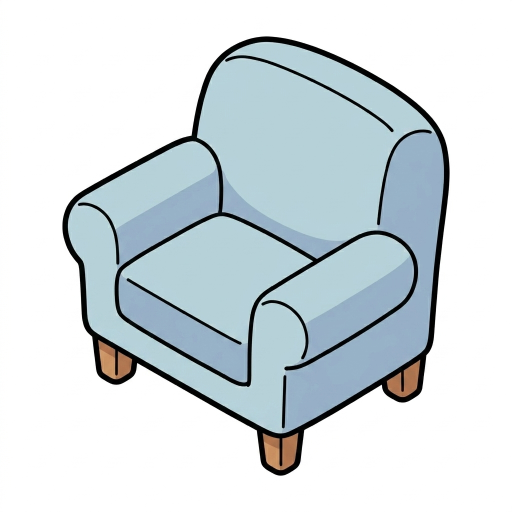
#> input picture assets/stickers/sticker_armchair.png, 1024 x 1024 px (shown at 1/2 size)
$ python -i preprocess_cozy_assets.py   (imports and definitions only)
#> lines starting #> are read from the running program, lines starting #| are printed output that depends on the picture; after the words box and inside, x2 and y2 are one past the last pixel; in counts of white or black regions, pixels touching at a corner belong together
import os
import sys
import argparse
from pathlib import Path
from typing import List, Tuple

import numpy as np
from PIL import Image
from scipy import ndimage


# Chroma-key parameters for the Stitch asset sheets. The background is a solid
# bright green (#00FF00), but JPEG/PNG compression and anti-aliasing create a
# yellow-green fringe around objects. These parameters control the chromacut-
# style keyer that removes the green while preserving the sprite edges.
CHROMA_TOLERANCE = 35   # Green-excess value above which a pixel is fully transparent.
CHROMA_SOFTNESS = 15    # Green-excess value below which a pixel is fully opaque.
CHROMA_DILATE = 1       # Expand the transparent mask by N pixels to eat fringes.

# Minimum sticker size (width/height in pixels). Anything smaller is treated
# as compression/edge noise.
MIN_STICKER_WIDTH = 40
MIN_STICKER_HEIGHT = 40
MIN_STICKER_AREA = 2000

# Padding added around extracted stickers so they are not cropped hair-tight.
STICKER_PADDING = 10

# When looking for the white divider line in a split-view room image, only
# search within the middle 40-60% of the image width.
DIVIDER_SEARCH_MARGIN = 0.4

# Large layout/example scenes are filtered out by relative size.
MAX_STICKER_AREA_RATIO = 0.15
MAX_STICKER_WIDTH_RATIO = 0.5
MAX_STICKER_HEIGHT_RATIO = 0.5


def remove_green_background(
    image: Image.Image,
    tolerance: int = CHROMA_TOLERANCE,
    softness: int = CHROMA_SOFTNESS,
    dilate: int = CHROMA_DILATE,
) -> Image.Image:
    """
    Convert an image to RGBA and make the green-screen background transparent.

    Uses a chromacut-style algorithm that protects darker foreground greens
    (plants, green fabrics) while cleanly removing the bright lime-green screen
    and its anti-aliased fringe:
      1. Compute green excess: G - max(R, B).
      2. Treat only bright green pixels (green excess + high green channel) as
         background.
      3. Build a smooth alpha ramp for those background pixels.
      4. Dilate the transparent region to eat yellow-green fringes.
      5. Despill partially-transparent edge pixels.
      6. Preserve bright white outlines/borders added by the exporter.

    Args:
        image: Input image (any mode).
        tolerance: Green-excess value above which a bright-green pixel is fully
            transparent.
        softness: Green-excess value below which a bright-green pixel is fully
            opaque.
        dilate: Number of pixels to expand the transparent mask into fringes.

    Returns:
        RGBA PIL Image with the green background made transparent.
    """
    rgb = image.convert("RGB")
    arr = np.array(rgb, dtype=np.float32)

    r, g, b = arr[:, :, 0], arr[:, :, 1], arr[:, :, 2]

    green_excess = g - np.maximum(r, b)

    # Only bright lime-green pixels are treated as background. Darker greens
    # (leaves, green fabrics) stay opaque.
    is_bright_green_screen = (green_excess > softness) & (g > 180)

    denom = max(tolerance - softness, 1e-6)
    alpha = np.ones_like(green_excess)
    alpha[is_bright_green_screen] = 1.0 - np.clip(
        (green_excess[is_bright_green_screen] - softness) / denom, 0.0, 1.0
    )

    # Expand the transparent mask into the fringe so anti-aliased green edges
    # become transparent instead of leaving a green halo.
    if dilate > 0:
        transparent = alpha < 0.5
        expanded = ndimage.binary_dilation(transparent, iterations=dilate)
        new_fringe = expanded & (alpha >= 0.5)
        alpha[new_fringe] = 0.0

    # Edge-only despill: only touch pixels that are partially transparent.
    is_edge = (alpha > 1e-3) & (alpha < 1.0 - 1e-3) & (green_excess > 0)
    g_despilled = np.where(is_edge, np.maximum(r, b), g)

    # Preserve bright white borders/outlines added by the exporter.
    brightness = (r + g + b) / 3.0
    balance = np.std(arr, axis=2)
    is_white_outline = (brightness > 240) & (balance < 15)
    g_despilled = np.where(is_white_outline, g, g_despilled)

    rgba = np.zeros((arr.shape[0], arr.shape[1], 4), dtype=np.uint8)
    rgba[:, :, 0] = r.astype(np.uint8)
    rgba[:, :, 1] = g_despilled.astype(np.uint8)
    rgba[:, :, 2] = b.astype(np.uint8)
    rgba[:, :, 3] = (alpha * 255).astype(np.uint8)

    return Image.fromarray(rgba, mode="RGBA")


def find_vertical_divider(image: Image.Image) -> int:
    """Locate the white vertical divider in a room split-view asset sheet."""
    rgb = np.array(image.convert("RGB"))
    height, width = rgb.shape[:2]

    white_mask = (
        (rgb[:, :, 0] > 240)
        & (rgb[:, :, 1] > 240)
        & (rgb[:, :, 2] > 240)
    )
    col_counts = white_mask.sum(axis=0)

    left = int(width * DIVIDER_SEARCH_MARGIN)
    right = int(width * (1 - DIVIDER_SEARCH_MARGIN))
    divider = left + int(np.argmax(col_counts[left:right]))

    return divider


def trim_transparent(image: Image.Image) -> Image.Image:
    """Crop away fully-transparent borders from an RGBA image."""
    bbox = image.getbbox()
    if bbox is None:
        return image
    return image.crop(bbox)


# [58 lines left out: function extract_stickers_from_sheet, not called in this run]


def process_room_split(image_path: Path, output_dir: Path) -> None:
    """Split a room asset sheet into room_full.png and room_bare.png."""
#> called with image_path = 'assets/stickers/sticker_armchair.png', output_dir = 'out.png'
    print(f"Processing room: {image_path}")
    image = Image.open(image_path)
#> image is the input picture: PIL image 1024x1024 RGB; mean R, G, B 210.7, 219.9, 223.9

    divider = find_vertical_divider(image)
#> in find_vertical_divider, `white_mask = ( (rgb[:, :, 0] > 240) & (rgb[:, :, 1] > 240) & (rgb[:, :..`:
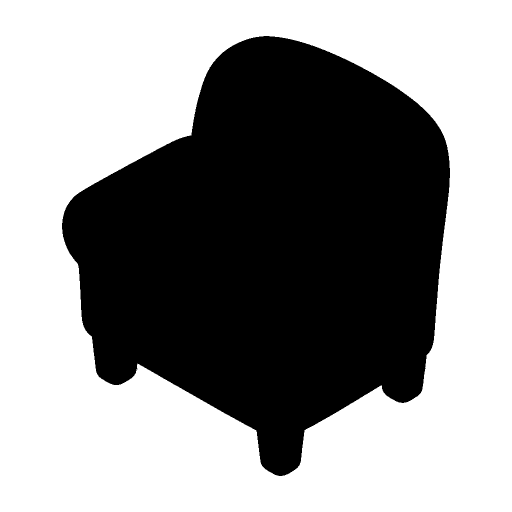
#> white_mask: shape (1024, 1024) bool (shown at 1/2 size); 57.2% white; 4 black regions (3 under 20 px), largest, box (x1, y1, x2, y2) and area: (124, 72, 900, 952) 448508
#> in find_vertical_divider, `col_counts = white_mask.sum(axis=0)`: col_counts = 1024 values, max 1024 at index 0, min 146 at index 557, mean 586
#> in find_vertical_divider, `divider = left + int(np.argmax(col_counts[left:right]))`: divider = 409
#> divider = 409
    print(f"  Divider found at x={divider}")
#|   Divider found at x=409

    rgba = remove_green_background(image)
#> in remove_green_background, `r, g, b = arr[:, :, 0], arr[:, :, 1], arr[:, :, 2]`:
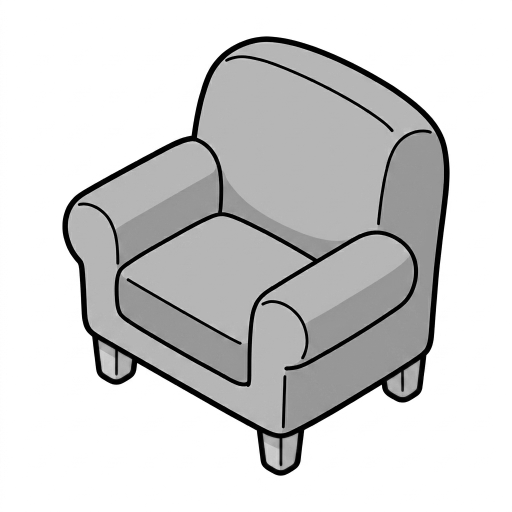
#> r: shape (1024, 1024) float32 (shown at 1/2 size); min 0, max 255, mean 210.7
#> in remove_green_background, `r, g, b = arr[:, :, 0], arr[:, :, 1], arr[:, :, 2]`:
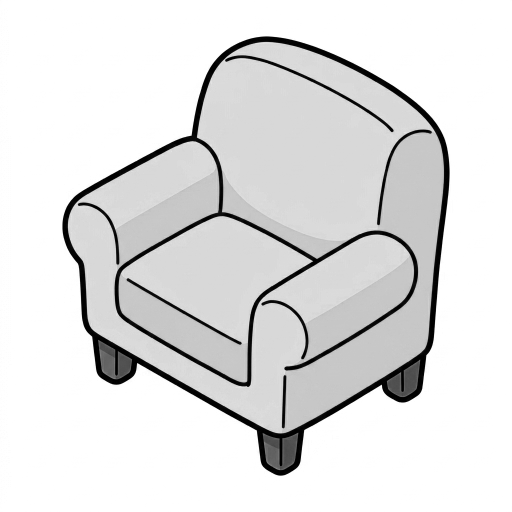
#> b: shape (1024, 1024) float32 (shown at 1/2 size); min 0, max 255, mean 223.9
#> in remove_green_background, `green_excess = g - np.maximum(r, b)`:
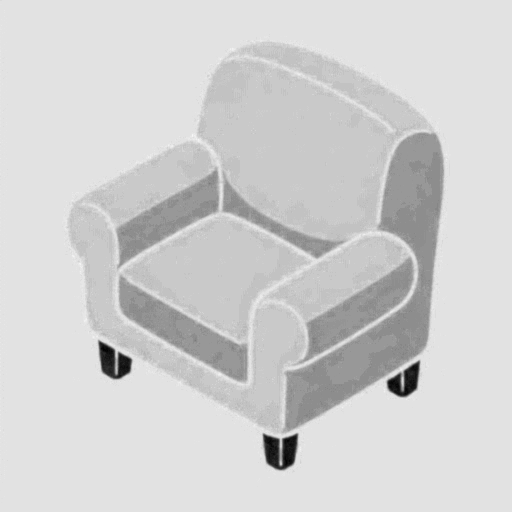
#> green_excess: shape (1024, 1024) float32 (shown at 1/2 size); min -64, max 8, mean -4.84; drawn with min black and max white
#> in remove_green_background, `is_bright_green_screen = (green_excess > softness) & (g > 180)`: is_bright_green_screen: shape (1024, 1024) bool; every value is 0
#> in remove_green_background, `alpha[is_bright_green_screen] = 1.0 - np.clip( (green_excess[is_bright..`: alpha: shape (1024, 1024) float32; every value is 1
#> in remove_green_background, `balance = np.std(arr, axis=2)`:
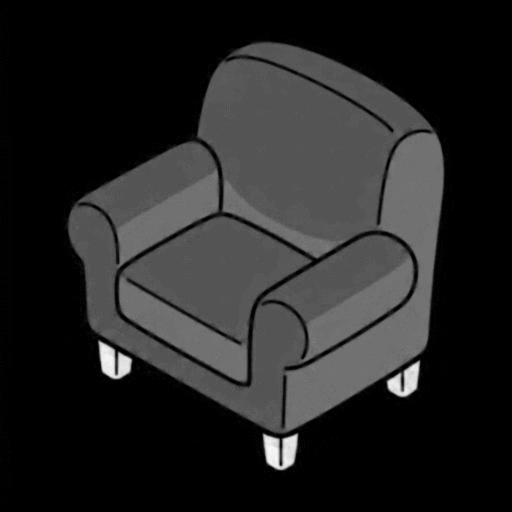
#> balance: shape (1024, 1024) float32 (shown at 1/2 size); min 0, max 44.21, mean 6.3; drawn with min black and max white
#> in remove_green_background, `is_white_outline = (brightness > 240) & (balance < 15)`: is_white_outline: shape (1024, 1024) bool; 57.2% white; 1 black region, box (x1, y1, x2, y2) and area: (124, 72, 900, 952) 448487
    left_half = rgba.crop((0, 0, divider, rgba.height))
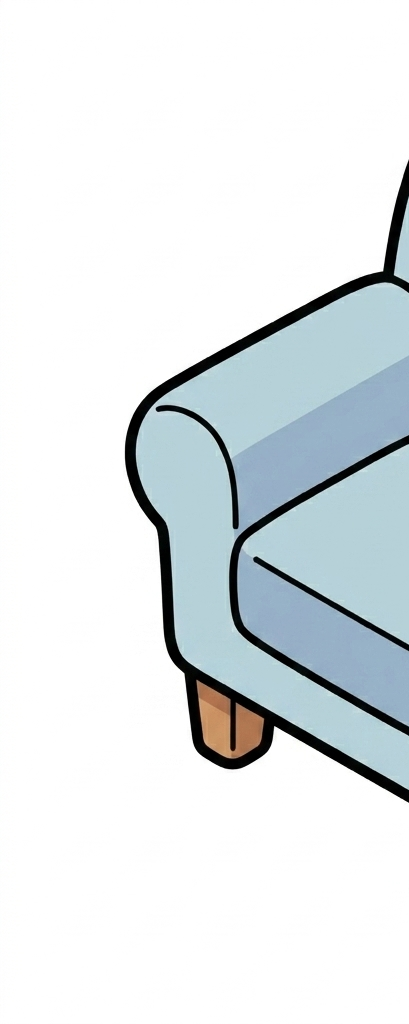
#> left_half: PIL image 409x1024 RGBA; mean R, G, B, A 225.6, 231.1, 233.3, 255
    right_half = rgba.crop((divider, 0, rgba.width, rgba.height))
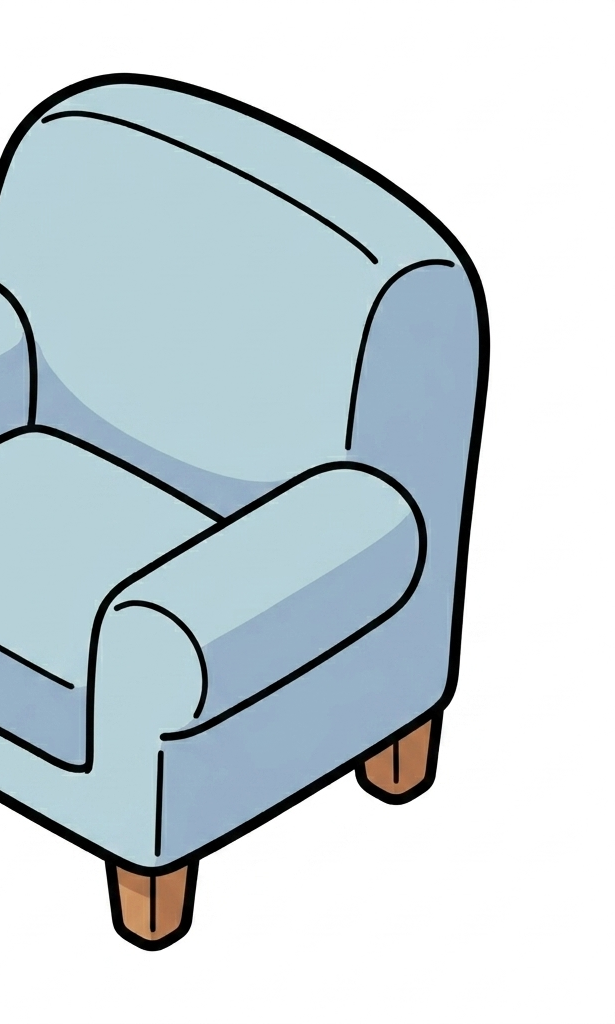
#> right_half: PIL image 615x1024 RGBA; mean R, G, B, A 200.8, 212.5, 217.7, 255

    room_full = trim_transparent(left_half)
#> in trim_transparent, `bbox = image.getbbox()`: bbox = (0, 0, 409, 1024)
    room_bare = trim_transparent(right_half)

#> (the run stopped early here; a loop or call above may not have finished)

$ run again, on assets/stickers/sticker_chair_green.png
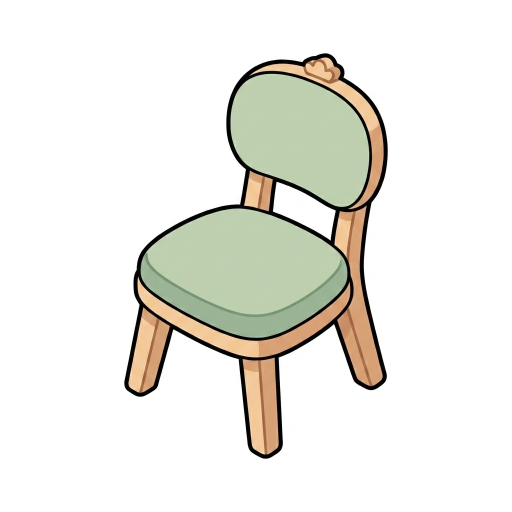
#> input picture assets/stickers/sticker_chair_green.png, 1024 x 1024 px (shown at 1/2 size)
#> in process_room_split, image is the input picture: PIL image 1024x1024 RGB; mean R, G, B 236, 235.3, 228.9
#> in find_vertical_divider, `white_mask = ( (rgb[:, :, 0] > 240) & (rgb[:, :, 1] > 240) & (rgb[:, :..`:
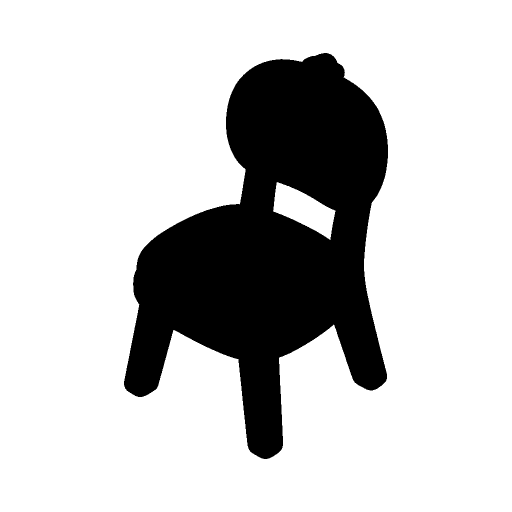
#> white_mask: shape (1024, 1024) bool (shown at 1/2 size); 78.4% white; 1 black region, box (x1, y1, x2, y2) and area: (248, 106, 776, 918) 226225
#> col_counts = 1024 values, max 1024 at index 0, min 229 at index 532, mean 803.1
#> in find_vertical_divider, `divider = left + int(np.argmax(col_counts[left:right]))`: divider = 409
#|   Divider found at x=409
#> is_bright_green_screen: shape (1024, 1024) bool; 9.2% white; 509 white regions (480 under 20 px), largest, box (x1, y1, x2, y2) and area: (294, 419, 690, 629) 48068, (463, 149, 737, 412) 44363, (282, 519, 301, 560) 295
#> transparent: shape (1024, 1024) bool; 0.09% white in thin lines or dots, all inside (x1, y1, x2, y2) = (285, 518, 691, 674)
#> expanded: shape (1024, 1024) bool; 0.28% white in thin lines or dots, all inside (x1, y1, x2, y2) = (284, 517, 692, 675)
#> is_edge: shape (1024, 1024) bool; 9.1% white; 560 white regions (533 under 20 px), largest, box (x1, y1, x2, y2) and area: (294, 419, 690, 629) 48046, (463, 149, 737, 412) 44363, (282, 519, 301, 560) 260
#> is_white_outline: shape (1024, 1024) bool; 78.4% white; 1 black region, box (x1, y1, x2, y2) and area: (248, 106, 776, 918) 226198
#> in process_room_split, `right_half = rgba.crop((divider, 0, rgba.width, rgba.height))`:
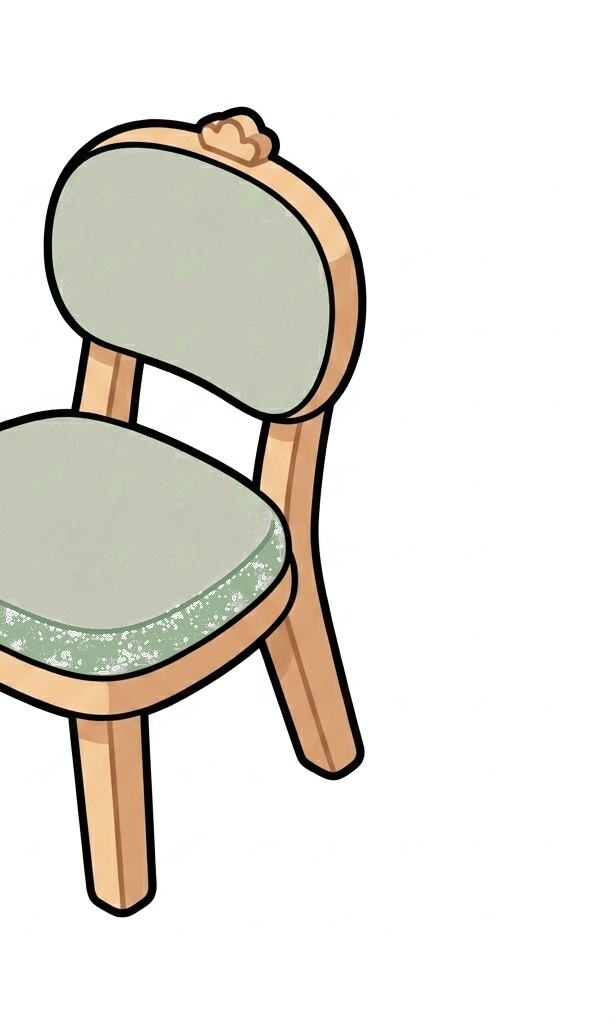
#> right_half: PIL image 615x1024 RGBA; mean R, G, B, A 228.9, 225.8, 219.3, 250.6; transparent parts drawn white
#> bbox = (0, 0, 409, 1024)

$ run again, on assets/stickers/sticker_chair_pink.png
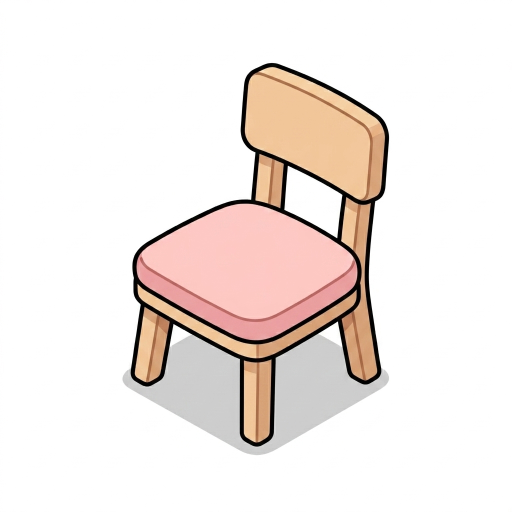
#> input picture assets/stickers/sticker_chair_pink.png, 1024 x 1024 px (shown at 1/2 size)
#> in process_room_split, image is the input picture: PIL image 1024x1024 RGB; mean R, G, B 241.1, 232.7, 228.8
#> white_mask: shape (1024, 1024) bool; 75% white; 1 black region, box (x1, y1, x2, y2) and area: (245, 125, 779, 911) 262527
#> col_counts = 1024 values, max 1024 at index 0, min 243 at index 531, mean 767.6
#> in find_vertical_divider, `divider = left + int(np.argmax(col_counts[left:right]))`: divider = 409
#|   Divider found at x=409
#> is_bright_green_screen: shape (1024, 1024) bool; every value is 0
#> alpha: shape (1024, 1024) float32; every value is 1
#> is_white_outline: shape (1024, 1024) bool; 75% white; 1 black region, box (x1, y1, x2, y2) and area: (245, 125, 779, 911) 262490
#> in process_room_split, `right_half = rgba.crop((divider, 0, rgba.width, rgba.height))`:
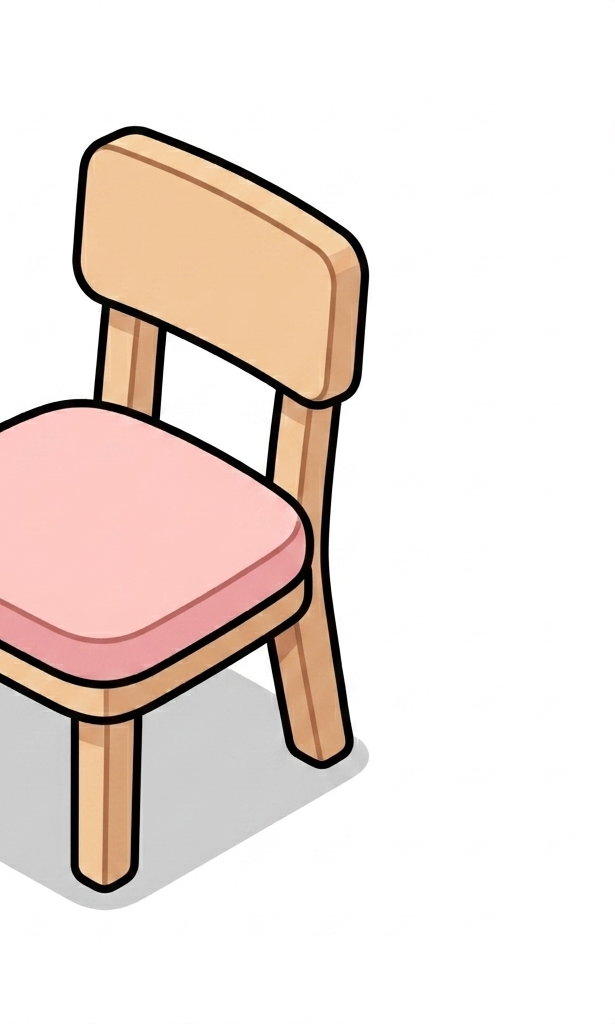
#> right_half: PIL image 615x1024 RGBA; mean R, G, B, A 236.9, 225.3, 219.5, 255
#> bbox = (0, 0, 409, 1024)
